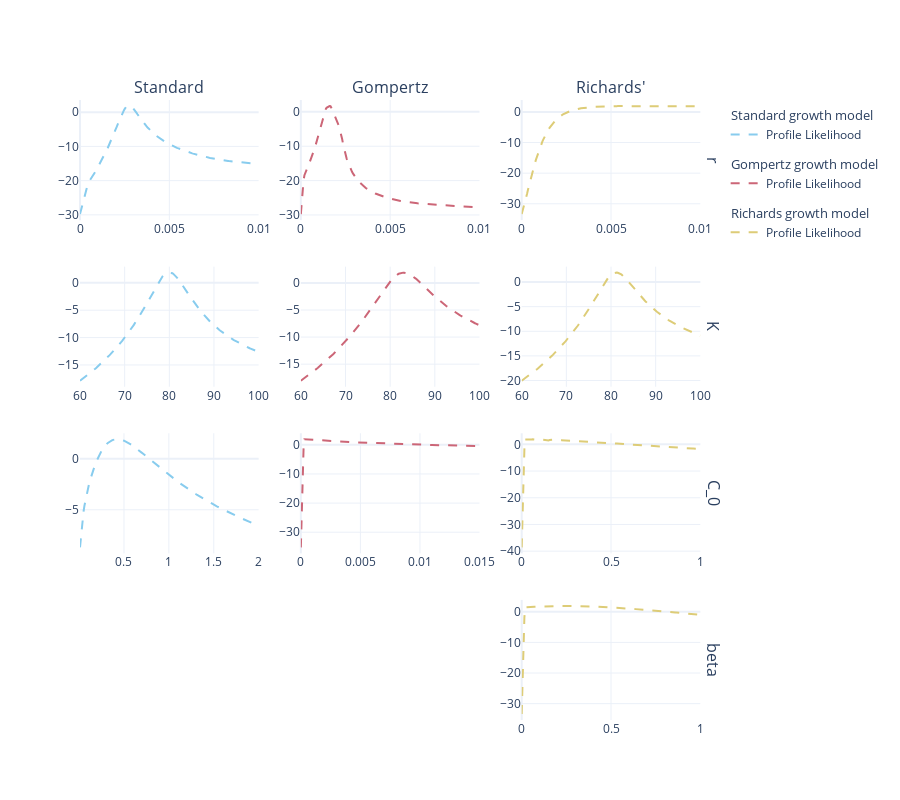

Notebook cell for this chart:
### Markdown cell above
To determine Parameter Identifiability we can examine the profile likelihoods of the parameters. To do this, each parameter is varied around the optimised value, and the log-likelihood for the other parameters re-optimised, i.e.:
\begin{equation}
    PL\left(\theta_i\right) = \max_{\theta_{-i}}\left(\log\left(P\left(X^\textrm{obs} | \theta_i, \theta_{-i}\right)\right)\right)
\end{equation}
for each parameter $\theta_i$, where $\theta_{-i}$ are all parameters excluding $\theta_i$. This is then compared with a vertical confidence line where the intersection of this line to the profile likelihood curve indicates the confidence interval. For a confidence interval of 95\% a confidence line at 1.92 below the maximum is used. If the curve acquired from $PL\left(\theta_i\right)$ does not cross the confidence line on one or both sides of the maximum then the parameters are unidentifiable. We have already performed a global optimisation, we can use this as the starting point for subsequent optimisations.

### Code cell
# As we have run the MLE function, this has been set for the start of profile likelihood
opts = {
    # 'optimiser': 'CMAES',
    # 'opt_package': 'pints',
    'method': 'sequential calc.',
    'max_N_opts': 50,
    'interp':0,
    'lower_bounds': 0,
    'random_seed': seed
}
timer = pints.Timer()
slow_times = {}
row_names = list(np.array(param_names)[[0, 1, 3, 2]])
col_names = ["Standard", "Gompertz", "Richards'"]
fig1 = make_subplots(rows=4, cols=3, column_titles=col_names , row_titles=row_names)
for i_m, data in enumerate(datas):
    print(data['model'] )
    data["PLL"].set_options(opts, reset=True)

    bounds = [[0, 0.01], [60, 100]]
    if data['model'] == 'Standard':
        data['bounds'] = bounds + [[0.01, 2]]
        names_m = zip(range(0, 3), row_names[:-1])
    elif data['model'] == 'Gompertz':
        data['bounds'] = bounds + [[0, 0.015]]
        names_m = zip(range(0, 3), row_names[:-1])
    else:
        data['bounds'] = bounds + [[0, 1], [0, 1]]
        # data['bounds'][0] = []
        names_m = zip([0, 1, 3, 2], row_names)
    data["PLL"].set_param_range(range(0, len(data['bounds'])), bounds=data['bounds'], adapt=False)
    row = 0
    for i_param, param in names_m:
        print("\t", param)
        row += 1
        timer.reset()
        result = data["PLL"].run(i_param, n_points = 200)
        slow_times[(data['model'], param)] = timer.time()
        fig1.add_trace(
            go.Scatter(
                name= "Profile Likelihood",
                x=result[0],
                y=result[1],
                mode='lines',
                line=dict(color=disc_col_scale[i_m], dash='dash'),
                showlegend=i_param==0,
                legendgroup=data["model"],
                legendgrouptitle=dict(
                    text=data["model"]+" growth model"
                )
            ), row=row, col=i_m+1
        )
        # fig.add_trace(
        #     go.Scatter(
        #         name= "Simulated curve",
        #         x=more_times,
        #         y=solution,
        #         mode='lines',
        #         line=dict(color=disc_col_scale[i_m]),
        #         showlegend=True,
        #         legendgroup=data["model"],
        #         legendgrouptitle=dict(
        #             text=data["model"]+" growth model"
        #         )
        #     )
        # )

fig1.update_layout(
    template='plotly_white',
    width=900,
    height=800,
)
fig1.show()

### Figure 1 — Plotly figure (JSON) as saved in the notebook; plotly's stock layout.template omitted (floating-point values rounded to 4 significant figures; data arrays with more than 128 entries replaced by an {"elided": "..."} marker saying what was removed)
{"data": [{"legendgroup": "Standard", "legendgrouptitle": {"text": "Standard growth model"}, "line": {"color": "rgb(136, 204, 238)", "dash": "dash"}, "mode": "lines", "name": "Profile Likelihood", "showlegend": true, "type": "scatter", "x": {"elided": "200 float values"}, "xaxis": "x", "y": {"elided": "200 float values"}, "yaxis": "y"}, {"legendgroup": "Standard", "legendgrouptitle": {"text": "Standard growth model"}, "line": {"color": "rgb(136, 204, 238)", "dash": "dash"}, "mode": "lines", "name": "Profile Likelihood", "showlegend": false, "type": "scatter", "x": {"elided": "200 float values"}, "xaxis": "x4", "y": {"elided": "200 float values"}, "yaxis": "y4"}, {"legendgroup": "Standard", "legendgrouptitle": {"text": "Standard growth model"}, "line": {"color": "rgb(136, 204, 238)", "dash": "dash"}, "mode": "lines", "name": "Profile Likelihood", "showlegend": false, "type": "scatter", "x": {"elided": "200 float values"}, "xaxis": "x7", "y": {"elided": "200 float values"}, "yaxis": "y7"}, {"legendgroup": "Gompertz", "legendgrouptitle": {"text": "Gompertz growth model"}, "line": {"color": "rgb(204, 102, 119)", "dash": "dash"}, "mode": "lines", "name": "Profile Likelihood", "showlegend": true, "type": "scatter", "x": {"elided": "200 float values"}, "xaxis": "x2", "y": {"elided": "200 float values"}, "yaxis": "y2"}, {"legendgroup": "Gompertz", "legendgrouptitle": {"text": "Gompertz growth model"}, "line": {"color": "rgb(204, 102, 119)", "dash": "dash"}, "mode": "lines", "name": "Profile Likelihood", "showlegend": false, "type": "scatter", "x": {"elided": "200 float values"}, "xaxis": "x5", "y": {"elided": "200 float values"}, "yaxis": "y5"}, {"legendgroup": "Gompertz", "legendgrouptitle": {"text": "Gompertz growth model"}, "line": {"color": "rgb(204, 102, 119)", "dash": "dash"}, "mode": "lines", "name": "Profile Likelihood", "showlegend": false, "type": "scatter", "x": {"elided": "200 float values"}, "xaxis": "x8", "y": {"elided": "200 float values"}, "yaxis": "y8"}, {"legendgroup": "Richards", "legendgrouptitle": {"text": "Richards growth model"}, "line": {"color": "rgb(221, 204, 119)", "dash": "dash"}, "mode": "lines", "name": "Profile Likelihood", "showlegend": true, "type": "scatter", "x": {"elided": "200 float values"}, "xaxis": "x3", "y": {"elided": "200 float values"}, "yaxis": "y3"}, {"legendgroup": "Richards", "legendgrouptitle": {"text": "Richards growth model"}, "line": {"color": "rgb(221, 204, 119)", "dash": "dash"}, "mode": "lines", "name": "Profile Likelihood", "showlegend": false, "type": "scatter", "x": {"elided": "200 float values"}, "xaxis": "x6", "y": {"elided": "200 float values"}, "yaxis": "y6"}, {"legendgroup": "Richards", "legendgrouptitle": {"text": "Richards growth model"}, "line": {"color": "rgb(221, 204, 119)", "dash": "dash"}, "mode": "lines", "name": "Profile Likelihood", "showlegend": false, "type": "scatter", "x": {"elided": "200 float values"}, "xaxis": "x9", "y": {"elided": "200 float values"}, "yaxis": "y9"}, {"legendgroup": "Richards", "legendgrouptitle": {"text": "Richards growth model"}, "line": {"color": "rgb(221, 204, 119)", "dash": "dash"}, "mode": "lines", "name": "Profile Likelihood", "showlegend": false, "type": "scatter", "x": {"elided": "200 float values"}, "xaxis": "x12", "y": {"elided": "200 float values"}, "yaxis": "y12"}], "layout": {"annotations": [{"font": {"size": 16}, "showarrow": false, "text": "Standard", "x": 0.1411, "xanchor": "center", "xref": "paper", "y": 1, "yanchor": "bottom", "yref": "paper"}, {"font": {"size": 16}, "showarrow": false, "text": "Gompertz", "x": 0.49, "xanchor": "center", "xref": "paper", "y": 1, "yanchor": "bottom", "yref": "paper"}, {"font": {"size": 16}, "showarrow": false, "text": "Richards'", "x": 0.8389, "xanchor": "center", "xref": "paper", "y": 1, "yanchor": "bottom", "yref": "paper"}, {"font": {"size": 16}, "showarrow": false, "text": "r", "textangle": 90, "x": 0.98, "xanchor": "left", "xref": "paper", "y": 0.9031, "yanchor": "middle", "yref": "paper"}, {"font": {"size": 16}, "showarrow": false, "text": "K", "textangle": 90, "x": 0.98, "xanchor": "left", "xref": "paper", "y": 0.6344, "yanchor": "middle", "yref": "paper"}, {"font": {"size": 16}, "showarrow": false, "text": "C_0", "textangle": 90, "x": 0.98, "xanchor": "left", "xref": "paper", "y": 0.3656, "yanchor": "middle", "yref": "paper"}, {"font": {"size": 16}, "showarrow": false, "text": "beta", "textangle": 90, "x": 0.98, "xanchor": "left", "xref": "paper", "y": 0.09688, "yanchor": "middle", "yref": "paper"}], "height": 800, "width": 900, "xaxis": {"anchor": "y", "domain": [0, 0.2822]}, "xaxis10": {"anchor": "y10", "domain": [0, 0.2822]}, "xaxis11": {"anchor": "y11", "domain": [0.3489, 0.6311]}, "xaxis12": {"anchor": "y12", "domain": [0.6978, 0.98]}, "xaxis2": {"anchor": "y2", "domain": [0.3489, 0.6311]}, "xaxis3": {"anchor": "y3", "domain": [0.6978, 0.98]}, "xaxis4": {"anchor": "y4", "domain": [0, 0.2822]}, "xaxis5": {"anchor": "y5", "domain": [0.3489, 0.6311]}, "xaxis6": {"anchor": "y6", "domain": [0.6978, 0.98]}, "xaxis7": {"anchor": "y7", "domain": [0, 0.2822]}, "xaxis8": {"anchor": "y8", "domain": [0.3489, 0.6311]}, "xaxis9": {"anchor": "y9", "domain": [0.6978, 0.98]}, "yaxis": {"anchor": "x", "domain": [0.8063, 1]}, "yaxis10": {"anchor": "x10", "domain": [0, 0.1938]}, "yaxis11": {"anchor": "x11", "domain": [0, 0.1938]}, "yaxis12": {"anchor": "x12", "domain": [0, 0.1938]}, "yaxis2": {"anchor": "x2", "domain": [0.8063, 1]}, "yaxis3": {"anchor": "x3", "domain": [0.8063, 1]}, "yaxis4": {"anchor": "x4", "domain": [0.5375, 0.7312]}, "yaxis5": {"anchor": "x5", "domain": [0.5375, 0.7312]}, "yaxis6": {"anchor": "x6", "domain": [0.5375, 0.7312]}, "yaxis7": {"anchor": "x7", "domain": [0.2687, 0.4625]}, "yaxis8": {"anchor": "x8", "domain": [0.2687, 0.4625]}, "yaxis9": {"anchor": "x9", "domain": [0.2687, 0.4625]}}}
